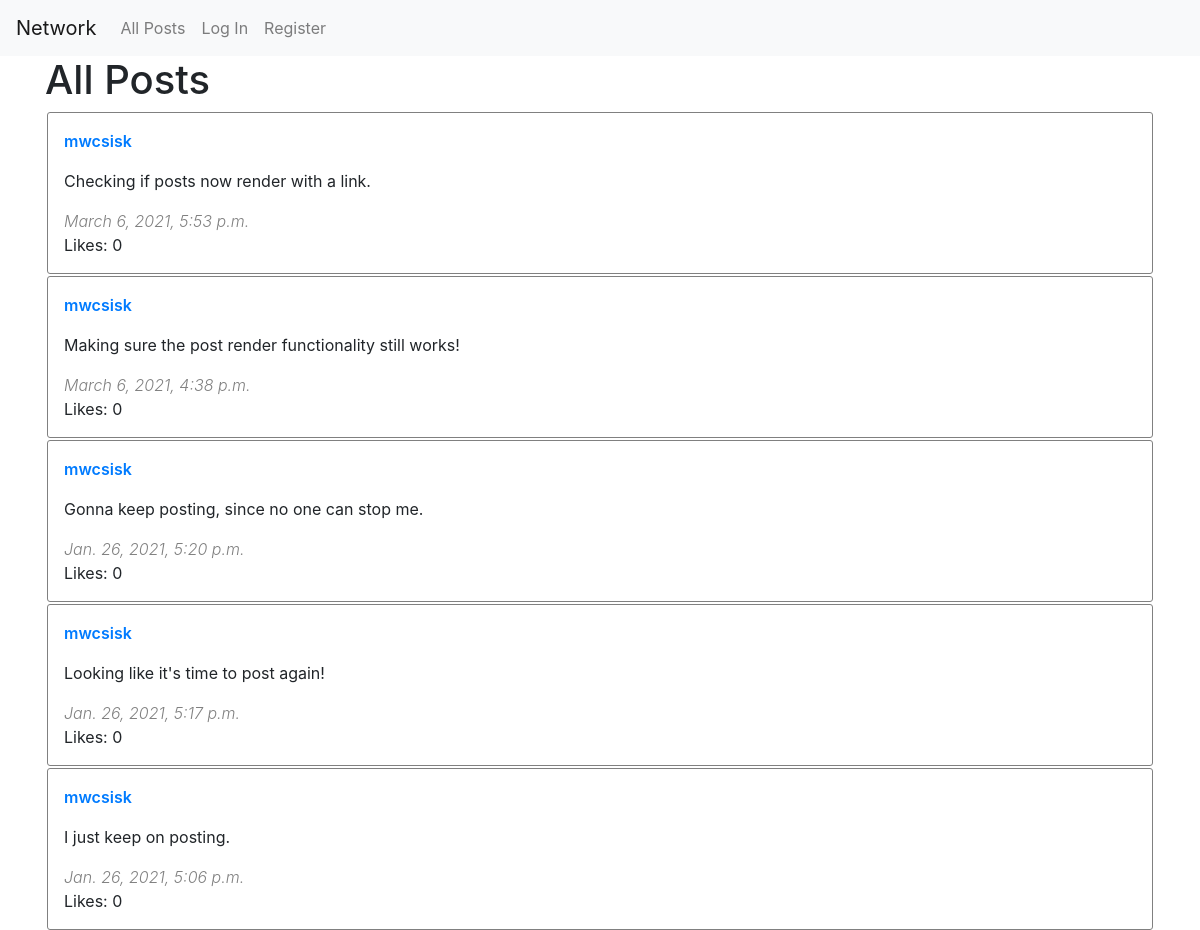
/ (upper part), run on an earlier commit of the app's database.
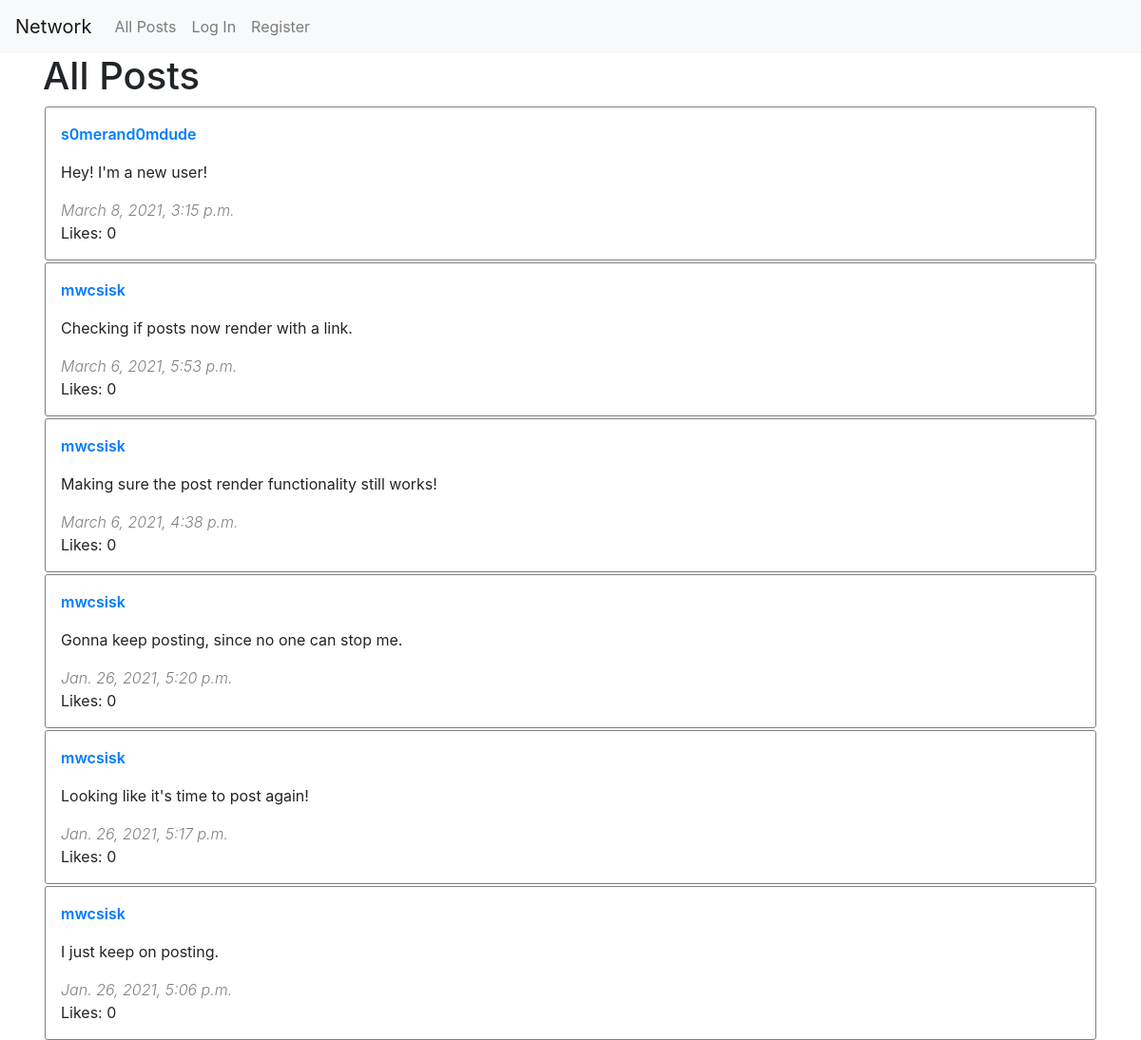
And on a later commit of the database.
### network/models.py (models this page shows, shortened)
class Post(models.Model):
    author = models.ForeignKey(User, on_delete=models.CASCADE, related_name='posts', editable=False)
    body = models.CharField(max_length=240)
    timestamp = models.DateTimeField(auto_now_add=True)
    likes = models.ManyToManyField(User, related_name="liked")
    posts = models.Manager()

class User(AbstractUser):
    following = models.ManyToManyField('self', related_name="followers", symmetrical=False)

### network/views.py (the view)
# urls.py: path("", views.index, name="index"),
def index(request):
    posts = get_posts()
    return render(request, "network/index.html", {
        "posts": posts
    })

### network/functions.py (called while the page is built)
def get_posts(username=False):
    if username:
        posts = User.objects.get(username=username).posts.all()
    else:
        posts = Post.posts.all()
    return posts.annotate(num_likes=Count('likes')).order_by('-timestamp')

### network/templates/network/index.html (shortened to what this page needs)
{% extends "network/postview.html" %}
{% load tz %}
{% block heading %}
    <h1>All Posts</h1>
{% endblock %}

### network/templates/network/postview.html (shortened to what this page needs)
{% extends "network/layout.html" %}
{% load tz %}
{% block body %}
    {% block heading %}
    {% endblock %}
    <div id="posts-view">
        {% for post in posts %}
        <div class="post-box">
            <div class="row justify-content-between">
                <div class="col-md-auto author">
                    <a href="/user/{{ post.author.username }}">
                        {{ post.author.username }}
                    </a>
                </div>
                <div class="col-md-auto edit-link">
                </div>
            </div>
            <div class="body">
                {{ post.body }}
            </div>
            <div class="timestamp">
                {{ post.timestamp|timezone:"America/Los_Angeles" }}
            </div>
            <div class="likes">
                Likes: {{ post.num_likes }}
            </div>
        </div>
        {% endfor %}
    </div>
{% endblock %}

What changed in the data, as far as the page shows it:
added Post: author.username "s0merand0mdude", body "Hey! I'm a new user!", timestamp "March 8, 2021, 3:15 p.m.", num_likes "0"
